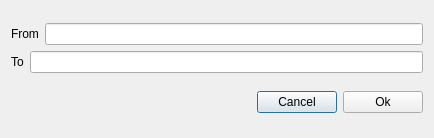
<?xml version="1.0" encoding="UTF-8"?>
<ui version="4.0">
 <class>Dialog</class>
 <widget class="QDialog" name="Dialog">
  <property name="geometry">
   <rect>
    <x>0</x>
    <y>0</y>
    <width>434</width>
    <height>138</height>
   </rect>
  </property>
  <property name="windowTitle">
   <string>Dialog</string>
  </property>
  <layout class="QGridLayout" name="gridLayout">
   <item row="0" column="0">
    <layout class="QVBoxLayout" name="verticalLayout">
     <item>
      <layout class="QHBoxLayout" name="horizontalLayout_2">
       <item>
        <widget class="QLabel" name="label_2">
         <property name="text">
          <string>From</string>
         </property>
        </widget>
       </item>
       <item>
        <widget class="QLineEdit" name="lineEdit_2"/>
       </item>
      </layout>
     </item>
     <item>
      <layout class="QHBoxLayout" name="horizontalLayout">
       <item>
        <widget class="QLabel" name="label">
         <property name="text">
          <string>To</string>
         </property>
        </widget>
       </item>
       <item>
        <widget class="QLineEdit" name="lineEdit"/>
       </item>
      </layout>
     </item>
    </layout>
   </item>
   <item row="1" column="0">
    <layout class="QHBoxLayout" name="horizontalLayout_3">
     <item>
      <spacer name="horizontalSpacer">
       <property name="orientation">
        <enum>Qt::Horizontal</enum>
       </property>
       <property name="sizeHint" stdset="0">
        <size>
         <width>40</width>
         <height>20</height>
        </size>
       </property>
      </spacer>
     </item>
     <item>
      <widget class="QPushButton" name="pushButton_2">
       <property name="text">
        <string>Cancel</string>
       </property>
      </widget>
     </item>
     <item>
      <widget class="QPushButton" name="pushButton">
       <property name="text">
        <string>Ok</string>
       </property>
      </widget>
     </item>
    </layout>
   </item>
  </layout>
 </widget>
 <resources/>
 <connections/>
</ui>
